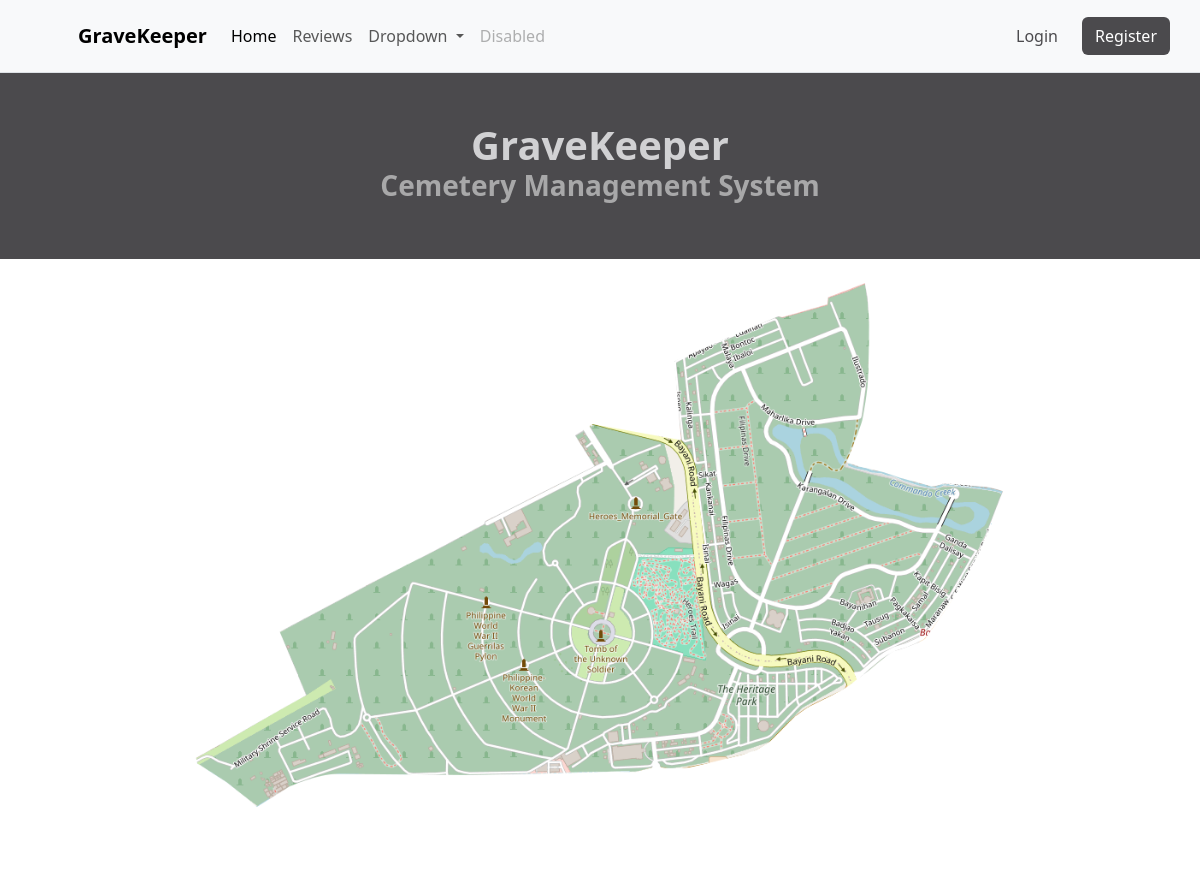
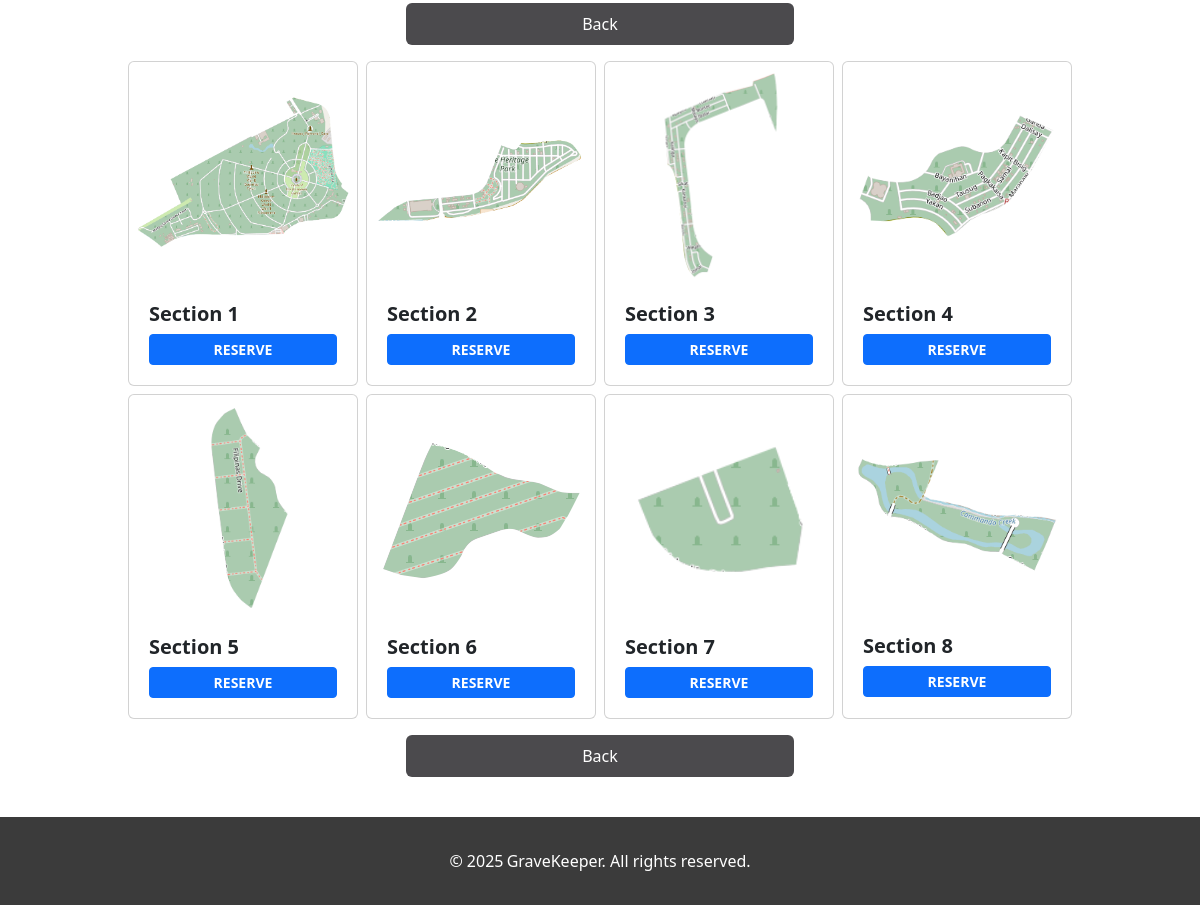
The page /section/index.php on the database its author committed (2 pictures, top to bottom).
### tables this page shows
CREATE TABLE section(
    section_id INT NOT NULL PRIMARY KEY AUTO_INCREMENT,
    sec_name varchar(32),
    sec_img text,
    num_plot INT
);

### section/index.php (the view, shortened to what this page needs)
<?php
    include("../includes/config.php");
    include('../includes/header.php');
    $sql = "SELECT * FROM section ";
    $result = mysqli_query($conn, $sql);
?>
<!DOCTYPE html>
<html lang="en">
<head>
    <link href="https://cdn.jsdelivr.net/npm/bootstrap@5.3.3/dist/css/bootstrap.min.css" rel="stylesheet">
    <link rel="stylesheet" href="https://cdn.jsdelivr.net/npm/bootstrap-icons@1.11.3/font/bootstrap-icons.min.css">
</head>
<body>
<div class="container-fluid px-0 mx-0">
    <div class="col-6 d-flex flex-column align-items-center justify-content-center px-0 w-100 py-5" style="background-color: #4b4a4d;">
        <p class="fw-bold mb-0 h1" style=" color: #d1d1d3;">GraveKeeper</p>
        <p class="fw-bold h3 text-center mx-3" style="color: #a8a8a9;">Cemetery Management System</p>
    </div>
    <div class="col-6 container px-0 d-flex flex-column justify-content-center align-items-center ">
      <img class="img-responsive" src="/gravekeepercms/section/images/heritage-map.png" alt="Heritage-Map" style="height:600px">
        <main class="form-signin m-auto w-100 d-flex gap-1" >
            <?php
              if($_SESSION['roleDesc'] == 'admin'){
                echo "<a class=\"btn btn-darker-grey py-2 border-darker-grey fw-bold\" href=\"/gravekeepercms/\" style=\"width: 40px;\"><</a>
                      <a class=\"btn btn-darker-grey w-100 py-2 border-darker-grey\" href=\"create.php\">Create</a>";
              }else{
                echo "<a class=\"btn btn-darker-grey w-100 py-2 border-darker-grey\" href=\"/gravekeepercms/\">Back</a>";
              }
            ?>
        </main>
    </div>
    <div class="container d-flex gap-2 justify-content-center flex-wrap">
    <?php
      if($result->num_rows!=0){
        while($row = mysqli_fetch_array($result)){
          echo "<a href=\"/gravekeepercms/section/view_plot.php?id={$row['section_id']}\" class=\" text-decoration-none card enlarge p-1\" style=\"width: 230px; height:\">
            <img src=\"/gravekeepercms/section/{$row['sec_img']}\" class=\"card-img-top\" style\"=width: 220px; height: 220px; object-fit: cover;\">
            <div class=\"card-body \">
              <h5 class=\"card-title fw-bold text-truncate\">{$row['sec_name']}</h5>
              <input type=\"hidden\" value=\"{$row['section_id']}\" name=\"section_id\">";
              if($_SESSION['roleDesc'] == 'admin'){
                echo "<div class=\"d-flex gap-1\">
                        <form action=\"edit.php\" method=\"post\" class=\"col\">
                          <input type=\"hidden\" name=\"section_id\" value=\"{$row['section_id']}\" />
                          <button class=\"col btn btn-warning fw-bold w-100 btn-sm\" name=\"edit\">EDIT</button>
                        </form>
                        <form action=\"delete.php\" method=\"post\" class=\"col\">
                          <input type=\"hidden\" name=\"section_id\" value=\"{$row['section_id']}\" />
                          <button class=\"col btn btn-danger fw-bold w-100 btn-sm\" name=\"delete\">DELETE</button>
                        </form>
                      </div>";
              }else{
                echo "<div class=\"col\">
                          <input type=\"hidden\" name=\"section_id\" value=\"{$row['section_id']}\" />
                          <button class=\"col btn btn-primary fw-bold w-100 btn-sm\" name=\"delete\">RESERVE</button>
                        </div>";
              }
            echo "</div>
          </a>";
        }
      }else{
        echo "<p class=\"text-center mt-2 fw-bold\">No sections found.</p>";
      }
      ?>
    </div>
    <div class="col-6 container px-0 d-flex flex-column justify-content-center align-items-center mb-4 ">
        <main class="form-signin m-auto w-100">
            <a class="btn btn-darker-grey w-100 py-2 border-darker-grey" href="/gravekeepercms/">Back</a>
        </main>
    </div>
</body>
<?php
  include("../includes/footer.php");
?>
</html>

### includes/header.php (shortened to what this page needs)
<nav class="site-header border-bottom navbar navbar-expand-lg bg-body-tertiary px-0 mx-0">
  <div class="container-fluid container-lg header-dropdown px-0">
    <a class="navbar-brand fw-bold ms-5" href="/gravekeepercms/">GraveKeeper</a>
    <div class="collapse navbar-collapse justify-content-between" id="navbarSupportedContent">
      <ul class="navbar-nav mb-2 mb-lg-0">
        <li class="nav-item">
          <a class="nav-link active" aria-current="page" href="/gravekeepercms/">Home</a>
        </li>
        <li class="nav-item">
          <a class="nav-link" href="#">Reviews</a>
        </li>
        <li class="nav-item dropdown">
          <a class="nav-link dropdown-toggle" href="#" role="button" data-bs-toggle="dropdown" aria-expanded="false">
            Dropdown
          </a>
        </li>
        <li class="nav-item">
          <a class="nav-link disabled" aria-disabled="true">Disabled</a>
        </li>
      </ul>
      <div class="d-flex align-items-center">
        <?php
          if($_SESSION['roleDesc'] == "user" || $_SESSION['roleDesc'] == "admin"){
            $sql = "SELECT email, name FROM user WHERE user_id = {$_SESSION['user_id']}";
              $DBpath = mysqli_query($conn, $sql);
              while($row = mysqli_fetch_array($DBpath)){
                  $settingName = $row['name'];
                  $settingEmail = $row['email'];
              }
              echo "<div class=\"nav-item dropdown\">
                      <a class=\"nav-link dropdown-toggle \" href=\"#\" role=\"button\" data-bs-toggle=\"dropdown\" aria-expanded=\"false\">
                          Settings
                      </a>
                      <ul class=\"dropdown-menu dropdown-menu-end dropdown-menu-sm-start\">
                          <li class=\"text-center p-2\">
                              <div class=\"fw-bold text-wrap\">$settingEmail</div>
                          </li>
                          <li><hr class=\"dropdown-divider\"></li>";
                          echo "
                          <li><a class=\"dropdown-item\" href=\"/gravekeepercms/user/profile.php\">Profile</a></li>
                          <li><a class=\"dropdown-item\" href=\"/gravekeepercms/reservation.php\">Reservations</a></li>
                          <li><a class=\"dropdown-item\" href=\"/gravekeepercms/review/index.php?mode=user\">Reviews</a></li>
                          <li><hr class=\"dropdown-divider\"></li>
                          <li><a class=\"dropdown-item\" href=\"/gravekeepercms/user/logout.php\">Logout</a></li>
                      </ul>
                  </div>";
              }else{
                echo'<a id="login-link" href="/gravekeepercms/user/login.php" class="nav-link disabled a-darker-grey me-4 text-decoration-none me-0" aria-disabled="true">Login</a>
                    <a id="register-link" href="/gravekeepercms/user/register.php" class="disabled btn btn-darker-grey" aria-disabled="true">Register</a>';
              }
        ?>
      </div>
    </div>
  </div>
</nav>

### includes/footer.php (shortened to what this page needs)
<footer>
    <div class="footer">&copy;
    <span> GraveKeeper. All rights reserved.</span></div>
</footer>

### rows shown on the page
section: sec_img (picture), sec_name "Section 1"
section: $row['section_id'] 2 (drawn), sec_img (picture), sec_name "Section 2"
section: sec_img (picture), sec_name "Section 3"
section: sec_img (picture), sec_name "Section 4"
section: sec_img (picture), sec_name "Section 5"
section: sec_img (picture), sec_name "Section 6"
section: sec_img (picture), sec_name "Section 7"
section: sec_img (picture), sec_name "Section 8"
